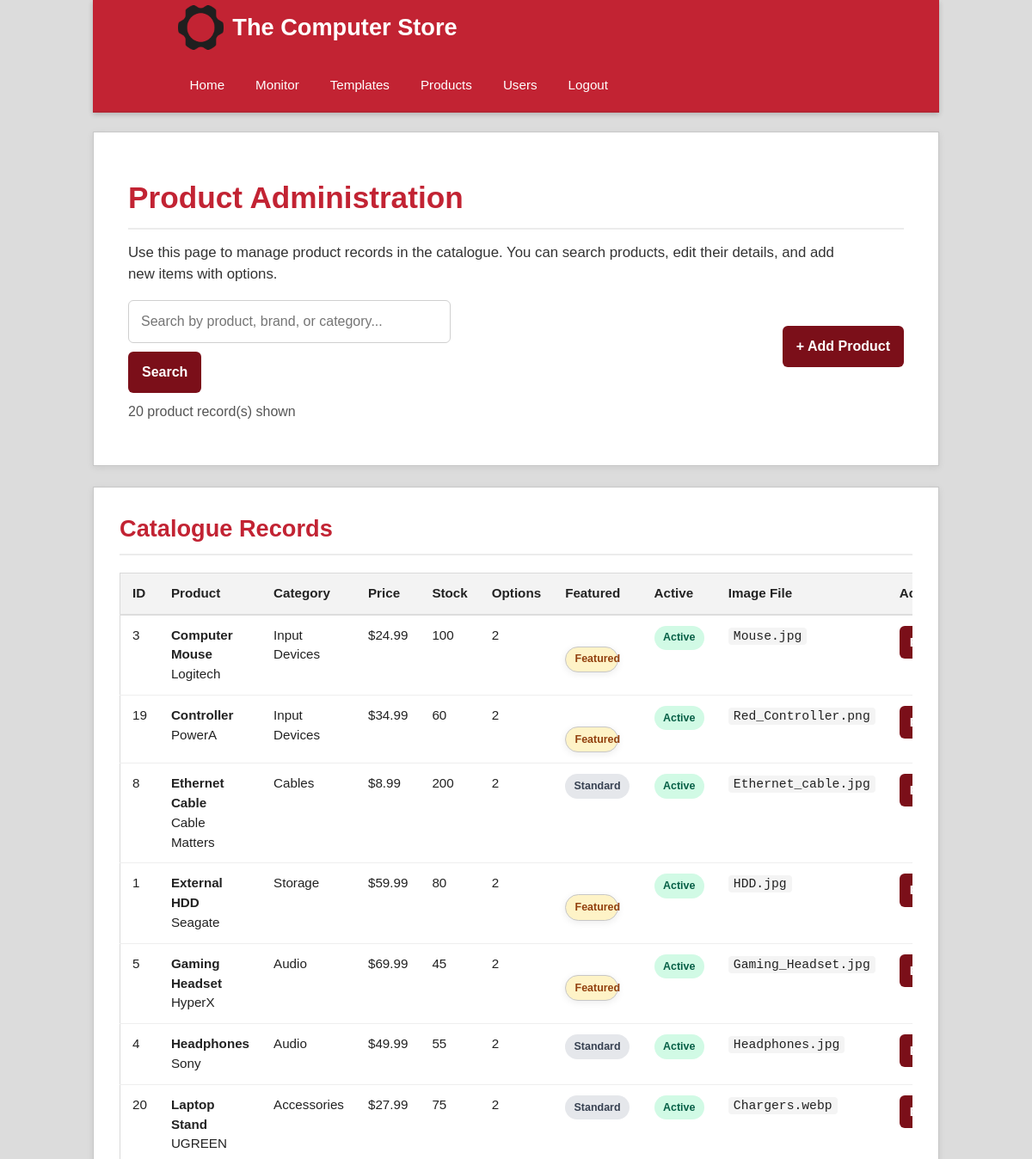
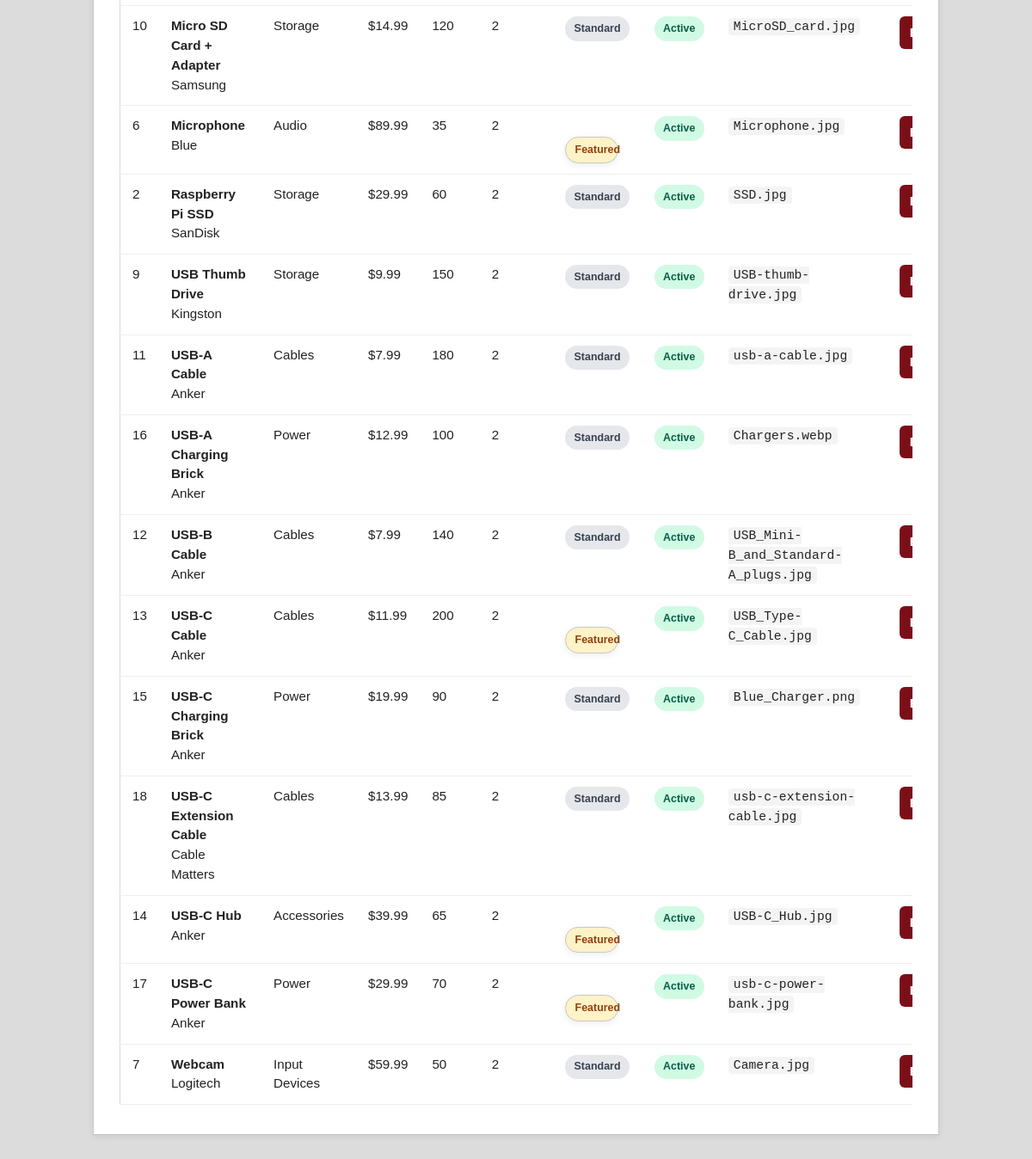
/backend/admin/products.php (signed in), run on the app's committed database (2 pictures, top to bottom).
### tables this page shows
CREATE TABLE IF NOT EXISTS products (
    id              INT AUTO_INCREMENT PRIMARY KEY,
    category_id     INT NOT NULL,
    title           VARCHAR(200) NOT NULL,
    brand           VARCHAR(150) NOT NULL,
    description     TEXT,
    base_price      DECIMAL(8,2) NOT NULL,
    stock           INT NOT NULL DEFAULT 0,
    image_file      VARCHAR(255),
    is_featured     TINYINT(1) DEFAULT 0,
    is_active       TINYINT(1) DEFAULT 1,
    created_at      TIMESTAMP DEFAULT CURRENT_TIMESTAMP,
    FOREIGN KEY (category_id) REFERENCES categories(id) ON DELETE CASCADE
);

CREATE TABLE IF NOT EXISTS categories (
    id          INT AUTO_INCREMENT PRIMARY KEY,
    name        VARCHAR(100) NOT NULL,
    slug        VARCHAR(100) NOT NULL UNIQUE,
    description TEXT,
    created_at  TIMESTAMP DEFAULT CURRENT_TIMESTAMP
);

### backend/config.php (called while the page is built, shortened)
<?php
function get_db(): PDO
{
    static $pdo = null;
    if ($pdo === null) {
        $dsn = 'mysql:host=' . DB_HOST . ';dbname=' . DB_NAME . ';charset=utf8mb4';
        $options = [
            PDO::ATTR_ERRMODE => PDO::ERRMODE_EXCEPTION,
            PDO::ATTR_DEFAULT_FETCH_MODE => PDO::FETCH_ASSOC,
            PDO::ATTR_EMULATE_PREPARES => false,
        ];
        $pdo = new PDO($dsn, DB_USER, DB_PASS, $options);
    }
    return $pdo;
}
function get_allowed_themes(): array
{
    return ['light', 'dark', 'holiday'];
}
function normalize_theme(string $theme): string
{
    return in_array($theme, get_allowed_themes(), true) ? $theme : 'light';
}
function get_active_theme(): string
{
    try {
        $pdo = get_db();
        $stmt = $pdo->query("
            SELECT setting_value
            FROM site_settings
            WHERE setting_key = 'active_theme'
            LIMIT 1
        ");
        $row = $stmt->fetch();
        return normalize_theme($row ? (string) $row['setting_value'] : 'light');
    } catch (PDOException $e) {
        return 'light';
    }
}
function h($str): string
{
    return htmlspecialchars((string) $str, ENT_QUOTES | ENT_SUBSTITUTE, 'UTF-8');
}

### backend/admin/products.php (the view, shortened to what this page needs)
<?php
require_once __DIR__ . '/../config.php';
$theme = get_active_theme();
$search = trim($_GET['q'] ?? '');
try {
    $pdo = get_db();
    if ($search !== '') {
        $stmt = $pdo->prepare("
            SELECT
                p.id,
                p.title,
                p.brand,
                p.base_price,
                p.stock,
                p.image_file,
                p.is_featured,
                p.is_active,
                c.name AS category_name,
                (
                    SELECT COUNT(*)
                    FROM product_options po
                    WHERE po.product_id = p.id
                ) AS option_count
            FROM products p
            JOIN categories c ON c.id = p.category_id
            WHERE p.title LIKE :search
               OR p.brand LIKE :search_brand
               OR c.name LIKE :search_category
            ORDER BY p.title ASC
        ");
        $stmt->execute([
            ':search' => "%{$search}%",
            ':search_brand' => "%{$search}%",
            ':search_category' => "%{$search}%",
        ]);
        $products = $stmt->fetchAll();
    } else {
        $stmt = $pdo->query("
            SELECT
                p.id,
                p.title,
                p.brand,
                p.base_price,
                p.stock,
                p.image_file,
                p.is_featured,
                p.is_active,
                c.name AS category_name,
                (
                    SELECT COUNT(*)
                    FROM product_options po
                    WHERE po.product_id = p.id
                ) AS option_count
            FROM products p
            JOIN categories c ON c.id = p.category_id
            ORDER BY p.title ASC
        ");
        $products = $stmt->fetchAll();
    }
} catch (PDOException $e) {
    $products = [];
    $message = 'Unable to load products: ' . $e->getMessage();
    $message_class = 'error';
}
?>
<!DOCTYPE html>
<html lang="en">
<head>
    <link rel="stylesheet" href="../../styles/<?= h($theme) ?>.css">
    <link rel="stylesheet" href="../../styles/admin-products.css">
</head>
<body class="theme-<?= h($theme) ?>">
<div class="container">
    <div class="navOuter">
        <div class="navInner">
            <a href="../../index.php" class="banner">
                <img src="../../images/logo.png" alt="<?= h(SITE_NAME) ?>" height="60"><?= h(SITE_NAME) ?>
            </a>
            <ul class="navList">
                <li><a href="../../index.php">Home</a></li>
                <li><a href="../monitor.php">Monitor</a></li>
                <li><a href="theme-settings.php">Templates</a></li>
                <li><a href="products.php">Products</a></li>
                <li><a href="users.php">Users</a></li>
                <li><a href="../../pages/logout.php">Logout</a></li>
            </ul>
        </div>
    </div>
</div>
<main>
    <div class="containerIntro">
        <div class="introText">
            <h1>Product Administration</h1>
            <p class="intro">Use this page to manage product records in the catalogue. You can search products, edit their details, and add new items with options.</p>
        </div>
        <div class="adminToolbar">
            <form method="GET" action="products.php" class="adminSearchForm">
                <input
                    type="search"
                    name="q"
                    class="adminSearchInput"
                    placeholder="Search by product, brand, or category..."
                    value="<?= h($search) ?>"
                >
                <button type="submit" class="btnPrimary">Search</button>
            </form>
            <a href="product-form.php" class="btnPrimary">+ Add Product</a>
        </div>
        <p class="pageCount"><?= count($products) ?> product record(s) shown</p>
    </div>
    <div class="featured">
        <h1>Catalogue Records</h1>
        <div class="dataTableWrap">
            <table class="dataTable">
                <thead>
                    <tr>
                        <th>ID</th>
                        <th>Product</th>
                        <th>Category</th>
                        <th>Price</th>
                        <th>Stock</th>
                        <th>Options</th>
                        <th>Featured</th>
                        <th>Active</th>
                        <th>Image File</th>
                        <th>Action</th>
                    </tr>
                </thead>
                <tbody>
                    <?php if (empty($products)): ?>
                        <tr>
                            <td colspan="10">No products found.</td>
                        </tr>
                    <?php else: ?>
                        <?php foreach ($products as $product): ?>
                            <tr>
                                <td><?= (int) $product['id'] ?></td>
                                <td>
                                    <strong><?= h($product['title']) ?></strong><br>
                                    <span><?= h($product['brand']) ?></span>
                                </td>
                                <td><?= h($product['category_name']) ?></td>
                                <td>$<?= number_format((float) $product['base_price'], 2) ?></td>
                                <td><?= (int) $product['stock'] ?></td>
                                <td><?= (int) $product['option_count'] ?></td>
                                <td>
                                    <span class="statusPill <?= (int) $product['is_featured'] === 1 ? 'featured' : 'standard' ?>">
                                        <?= (int) $product['is_featured'] === 1 ? 'Featured' : 'Standard' ?>
                                    </span>
                                </td>
                                <td>
                                    <span class="statusPill <?= (int) $product['is_active'] === 1 ? 'active' : 'inactive' ?>">
                                        <?= (int) $product['is_active'] === 1 ? 'Active' : 'Inactive' ?>
                                    </span>
                                </td>
                                <td><span class="inlineCode"><?= h($product['image_file'] ?: 'none') ?></span></td>
                                <td>
                                    <a href="product-form.php?id=<?= (int) $product['id'] ?>" class="btnSmall">Edit</a>
                                </td>
                            </tr>
                        <?php endforeach; ?>
                    <?php endif; ?>
                </tbody>
            </table>
        </div>
    </div>
</main>
</body>
</html>

### styles/light.css (style rules this page uses)
* { margin: 0; padding: 0; box-sizing: border-box; }
body { font-family: Verdana, Arial, sans-serif; background: #dcdcdc; color: #222; line-height: 1.5; }
a { text-decoration: none; color: inherit; }
img { max-width: 100%; display: inline-block; }
.container, .containerIntro, .featured, .multimedia { width: 82%; max-width: 1200px; margin: 0 auto; }
main { padding-bottom: 40px; }
.navOuter { background: #c22333; border-bottom: 2px solid #b42634; box-shadow: 0 2px 6px rgba(0, 0, 0, 0.2); }
.navInner { width: 82%; max-width: 1200px; margin: 0 auto; min-height: 72px; display: flex; align-items: center; gap: 18px; flex-wrap: wrap; padding: 6px 10px; }
.banner { display: flex; align-items: center; gap: 10px; color: #fff; font-size: 1.7rem; font-weight: bold; white-space: nowrap; margin-right: 10px; }
.banner img { height: 52px; width: auto; object-fit: contain; }
.navList, .login, .cart, .toggle { list-style: none; display: flex; align-items: center; }
.navList { gap: 8px; flex: 1; }
.navList li a, .login li a { display: block; color: #fff; padding: 12px 14px; font-size: 0.95rem; transition: background 0.2s ease, color 0.2s ease; border-radius: 4px; }
.containerIntro { background: #ffffff; margin-top: 22px; padding: 50px 40px; border: 1px solid #c7c7c7; box-shadow: 0 2px 8px rgba(0, 0, 0, 0.08); }
.introText h1 { font-size: 2.2rem; color: #c22333; margin-bottom: 14px; border-bottom: 2px solid #ececec; padding-bottom: 8px; }
.intro { font-size: 1.05rem; max-width: 850px; color: #333; }
.featured, .multimedia { background: #ffffff; margin-top: 24px; padding: 28px 30px 34px; border: 1px solid #c7c7c7; box-shadow: 0 2px 8px rgba(0, 0, 0, 0.08); }
.featured h1, .multimedia h1 { font-size: 1.7rem; color: #c22333; margin-bottom: 20px; border-bottom: 2px solid #ececec; padding-bottom: 8px; }

### styles/admin-products.css (style rules this page uses)
.adminToolbar { display: flex; justify-content: space-between; align-items: center; gap: 14px; flex-wrap: wrap; margin-top: 18px; }
.adminSearchForm { display: flex; gap: 10px; flex-wrap: wrap; align-items: center; }
.adminSearchInput, .adminSelect, .adminInput, .adminTextarea { width: 100%; padding: 12px 14px; border-radius: 6px; border: 1px solid #cfcfcf; font: inherit; background: #fff; color: #222; }
.adminSearchInput { min-width: 280px; }
.btnPrimary, .btnSecondary, .btnSmall { display: inline-block; border: none; border-radius: 6px; cursor: pointer; font: inherit; text-decoration: none; transition: background 0.18s ease, color 0.18s ease, border-color 0.18s ease; }
.btnPrimary { background: #7b0f19; color: #fff; padding: 12px 16px; font-weight: 700; }
.btnSmall { background: #7b0f19; color: #fff; padding: 8px 12px; font-size: 0.92rem; font-weight: 700; }
.dataTableWrap { overflow-x: auto; margin-top: 18px; }
.dataTable { width: 100%; border-collapse: collapse; font-size: 0.95rem; background: #fff; border: 1px solid #d9d9d9; }
.dataTable th { text-align: left; background: #f3f3f3; color: #222; padding: 12px 14px; border-bottom: 2px solid #dddddd; white-space: nowrap; }
.dataTable td { padding: 12px 14px; border-bottom: 1px solid #eeeeee; vertical-align: top; }
.statusPill { display: inline-flex; align-items: center; padding: 0.3rem 0.65rem; border-radius: 999px; font-size: 0.78rem; font-weight: 700; white-space: nowrap; }
.statusPill.active { background: #d1fae5; color: #065f46; }
.statusPill.featured { background: #fef3c7; color: #92400e; }
.statusPill.standard { background: #e5e7eb; color: #374151; }
.pageCount { color: #555; margin-top: 10px; }
.inlineCode { font-family: Consolas, monospace; font-size: 0.92rem; background: #f4f4f4; padding: 2px 6px; border-radius: 4px; }

### data on the page
products: id "3", title "Computer Mouse", brand "Logitech", category.name "Input Devices", base_price "24.99", stock "100", option_count "2", is_featured "Featured", is_active "Active", image_file "Mouse.jpg"
products: id "19", title "Controller", brand "PowerA", category.name "Input Devices", base_price "34.99", stock "60", option_count "2", is_featured "Featured", is_active "Active", image_file "Red_Controller.png"
products: id "8", title "Ethernet Cable", brand "Cable Matters", category.name "Cables", base_price "8.99", stock "200", option_count "2", is_featured "Standard", is_active "Active", image_file "Ethernet_cable.jpg"
products: id "1", title "External HDD", brand "Seagate", category.name "Storage", base_price "59.99", stock "80", option_count "2", is_featured "Featured", is_active "Active", image_file "HDD.jpg"
products: id "5", title "Gaming Headset", brand "HyperX", category.name "Audio", base_price "69.99", stock "45", option_count "2", is_featured "Featured", is_active "Active", image_file "Gaming_Headset.jpg"
products: id "4", title "Headphones", brand "Sony", category.name "Audio", base_price "49.99", stock "55", option_count "2", is_featured "Standard", is_active "Active", image_file "Headphones.jpg"
products: id "20", title "Laptop Stand", brand "UGREEN", category.name "Accessories", base_price "27.99", stock "75", option_count "2", is_featured "Standard", is_active "Active", image_file "Chargers.webp"
products: id "10", title "Micro SD Card + Adapter", brand "Samsung", category.name "Storage", base_price "14.99", stock "120", option_count "2", is_featured "Standard", is_active "Active", image_file "MicroSD_card.jpg"
products: id "6", title "Microphone", brand "Blue", category.name "Audio", base_price "89.99", stock "35", option_count "2", is_featured "Featured", is_active "Active", image_file "Microphone.jpg"
products: id "2", title "Raspberry Pi SSD", brand "SanDisk", category.name "Storage", base_price "29.99", stock "60", option_count "2", is_featured "Standard", is_active "Active", image_file "SSD.jpg"
products: id "9", title "USB Thumb Drive", brand "Kingston", category.name "Storage", base_price "9.99", stock "150", option_count "2", is_featured "Standard", is_active "Active", image_file "USB-thumb-drive.jpg"
products: id "11", title "USB-A Cable", brand "Anker", category.name "Cables", base_price "7.99", stock "180", option_count "2", is_featured "Standard", is_active "Active", image_file "usb-a-cable.jpg"
products: id "16", title "USB-A Charging Brick", brand "Anker", category.name "Power", base_price "12.99", stock "100", option_count "2", is_featured "Standard", is_active "Active", image_file "Chargers.webp"
products: id "12", title "USB-B Cable", brand "Anker", category.name "Cables", base_price "7.99", stock "140", option_count "2", is_featured "Standard", is_active "Active", image_file "USB_Mini-B_and_Standard-A_plugs.jpg"
products: id "13", title "USB-C Cable", brand "Anker", category.name "Cables", base_price "11.99", stock "200", option_count "2", is_featured "Featured", is_active "Active", image_file "USB_Type-C_Cable.jpg"
products: id "15", title "USB-C Charging Brick", brand "Anker", category.name "Power", base_price "19.99", stock "90", option_count "2", is_featured "Standard", is_active "Active", image_file "Blue_Charger.png"
products: id "18", title "USB-C Extension Cable", brand "Cable Matters", category.name "Cables", base_price "13.99", stock "85", option_count "2", is_featured "Standard", is_active "Active", image_file "usb-c-extension-cable.jpg"
products: id "14", title "USB-C Hub", brand "Anker", category.name "Accessories", base_price "39.99", stock "65", option_count "2", is_featured "Featured", is_active "Active", image_file "USB-C_Hub.jpg"
products: id "17", title "USB-C Power Bank", brand "Anker", category.name "Power", base_price "29.99", stock "70", option_count "2", is_featured "Featured", is_active "Active", image_file "usb-c-power-bank.jpg"
products: id "7", title "Webcam", brand "Logitech", category.name "Input Devices", base_price "59.99", stock "50", option_count "2", is_featured "Standard", is_active "Active", image_file "Camera.jpg"

### other printed values
SITE_NAME "The Computer Store"
count($products) "20"
